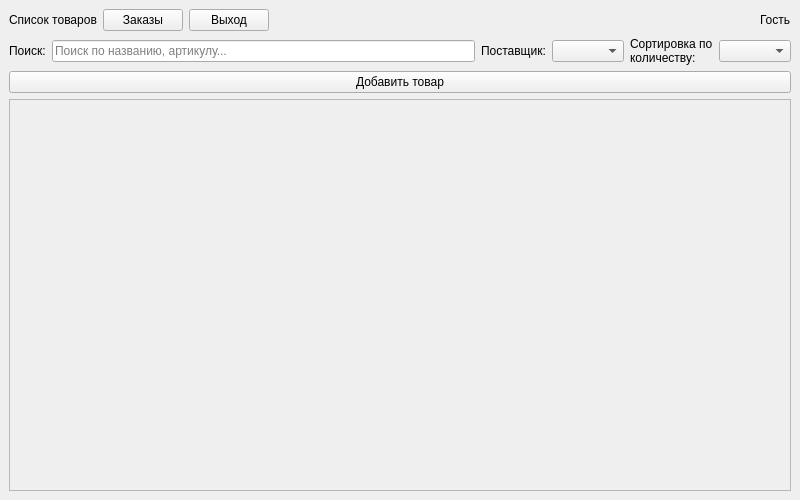
<?xml version="1.0" encoding="UTF-8"?>
<ui version="4.0">
 <class>ProductListWindow</class>
 <widget class="QMainWindow" name="ProductListWindow">
  <property name="windowTitle"><string>Список товаров</string></property>
  <property name="minimumSize"><size><width>800</width><height>500</height></size></property>
  <widget class="QWidget" name="centralwidget">
   <layout class="QVBoxLayout" name="verticalLayout">
    <item>
     <layout class="QHBoxLayout" name="head">
      <item><widget class="QLabel" name="lbl_title"><property name="text"><string>Список товаров</string></property><property name="wordWrap"><bool>true</bool></property></widget></item>
      <item><widget class="QPushButton" name="btn_orders"><property name="text"><string>Заказы</string></property></widget></item>
      <item><widget class="QPushButton" name="btn_logout"><property name="text"><string>Выход</string></property></widget></item>
      <item><spacer name="horizontalSpacer"><property name="orientation"><enum>Qt::Horizontal</enum></property><property name="sizeHint"><size><width>40</width><height>20</height></size></property></spacer></item>
      <item><widget class="QLabel" name="lbl_user"><property name="text"><string>Гость</string></property><property name="wordWrap"><bool>true</bool></property></widget></item>
     </layout>
    </item>
    <item>
     <layout class="QHBoxLayout" name="row_filter">
      <item><widget class="QLabel" name="lbl_search"><property name="text"><string>Поиск:</string></property><property name="wordWrap"><bool>true</bool></property></widget></item>
      <item><widget class="QLineEdit" name="search_edit"><property name="placeholderText"><string>Поиск по названию, артикулу...</string></property></widget></item>
      <item><widget class="QLabel" name="lbl_supplier"><property name="text"><string>Поставщик:</string></property><property name="wordWrap"><bool>true</bool></property></widget></item>
      <item><widget class="QComboBox" name="supplier_combo"/></item>
      <item><widget class="QLabel" name="lbl_sort"><property name="text"><string>Сортировка по количеству:</string></property><property name="wordWrap"><bool>true</bool></property></widget></item>
      <item><widget class="QComboBox" name="sort_combo"/></item>
     </layout>
    </item>
    <item>
     <layout class="QHBoxLayout" name="row_buttons">
      <item><widget class="QPushButton" name="btn_add"><property name="text"><string>Добавить товар</string></property></widget></item>
     </layout>
    </item>
    <item>
     <widget class="QScrollArea" name="cards_scroll">
      <property name="widgetResizable"><bool>true</bool></property>
      <property name="horizontalScrollBarPolicy"><enum>Qt::ScrollBarAlwaysOff</enum></property>
      <widget class="QWidget" name="cards_container">
       <property name="geometry"><rect><x>0</x><y>0</y><width>100</width><height>100</height></rect></property>
       <layout class="QVBoxLayout" name="cards_layout"><property name="alignment"><set>Qt::AlignTop</set></property></layout>
      </widget>
     </widget>
    </item>
   </layout>
  </widget>
 </widget>
 <resources/><connections/>
</ui>
